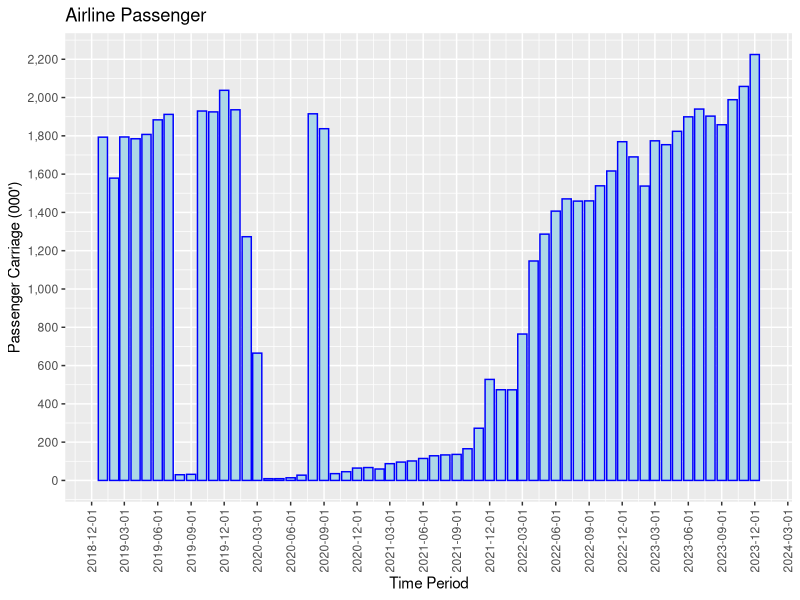

Reproduce this figure in R.
# Load required libraries
library(ggplot2)
library(readxl)
library(scales)  # For formatting numbers

# Read the Excel file
Airline_data <- read_excel("Raw Data/Dataset_Airline_SG Airline_Passange carriage.xlsx")

# Ensure "Time Period" is recognized as date or time data
Airline_data$`Time Period` <- as.Date(Airline_data$`Time Period`)

# Determine the range of y-axis values
y_min <- min(Airline_data$`Passenger Carriage (000')`)
y_max <- max(Airline_data$`Passenger Carriage (000')`)

# Calculate break points for 8 equally spaced parts
breaks <- pretty(c(y_min, y_max), n = 8)

# # Build the scatter plot
# scatter_plot <- ggplot(Airline_data, aes(x = `Time Period`, y = `Passenger Carriage (000')`)) +
#   geom_point(width = 0.7) +
#   scale_y_continuous(breaks = breaks, labels = comma) +
#   scale_x_date(date_labels = "%Y-%m-%d", date_breaks = "6 month") + # Adjust date format and breaks as needed
#   labs(title = "Airline Passenger")  # Add title

# # Build the line chart
# line_chart <- ggplot(Airline_data, aes(x = `Time Period`, y = `Passenger Carriage (000')`)) +
#   geom_line() +  # Change to geom_line for line chart
#   scale_y_continuous(breaks = breaks, labels = comma) +
#   scale_x_date(date_labels = "%Y-%m-%d", date_breaks = "6 month") + # Adjust date format and breaks as needed
#   labs(title = "Airline Passenger")

# Build the bar chart
bar_chart <- ggplot(Airline_data, aes(x = `Time Period`, y = `Passenger Carriage (000')`)) +
  geom_bar(stat = "identity", color = "blue", fill = "lightblue") + # Using identity stat for direct values
  scale_y_continuous(breaks = breaks, labels = comma) +
  scale_x_date(date_labels = "%Y-%m-%d", date_breaks = "3 month") +  # Adjust date format and breaks as needed
  theme(axis.text.x = element_text(angle = 90, vjust = 0.5, hjust=1)) +
  labs(x = "Time Period", y = "Passenger Carriage (000')", title = "Airline Passenger")

# # Display the scatter plot
# scatter_plot

# # Display the line chart
# line_chart

# Display the bar chart
bar_chart
